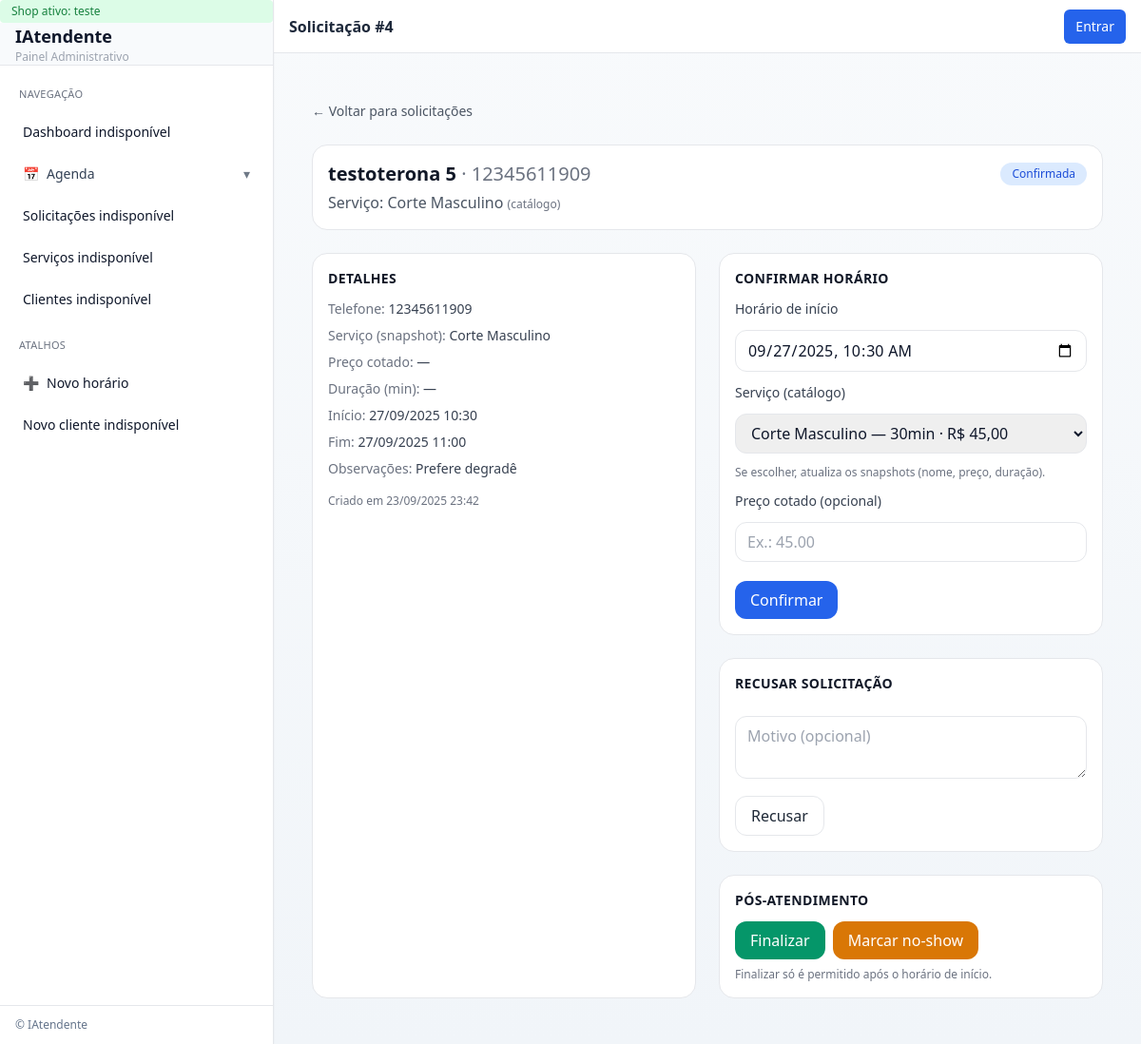
The page /teste/solicitacoes/4/ on the database its author committed.
### barbearias/models.py (models this page shows, shortened)
class BarberShop(models.Model):
    owner = models.ForeignKey(
        settings.AUTH_USER_MODEL,
        on_delete=models.SET_NULL,
        null=True,
        blank=True,
        related_name="owned_shops",
    )
    nome = models.CharField(max_length=120)
    slug = models.SlugField(max_length=140, unique=True)
    telefone = models.CharField(max_length=32, blank=True)
    timezone = models.CharField(max_length=64, default="America/Sao_Paulo")
    created_at = models.DateTimeField(auto_now_add=True)
    class Meta:
        ordering = ["nome"]

### solicitacoes/models.py (models this page shows, shortened)
class Solicitacao(models.Model):
    shop = models.ForeignKey("barbearias.BarberShop", on_delete=models.CASCADE, related_name="solicitacoes")
    cliente = models.ForeignKey(
        "clientes.Cliente", on_delete=models.SET_NULL, null=True, blank=True, related_name="solicitacoes"
    )
    barbeiro = models.ForeignKey(
        settings.AUTH_USER_MODEL, on_delete=models.SET_NULL, null=True, blank=True, related_name="solicitacoes"
    )
    servico = models.ForeignKey(
        CatServico, on_delete=models.SET_NULL, null=True, blank=True, related_name="solicitacoes"
    )
    id_externo = models.CharField(max_length=128, null=True, blank=True, db_index=True)
    callback_url = models.URLField(null=True, blank=True)
    servico_nome = models.CharField(max_length=120, blank=True)
    preco_cotado = models.DecimalField(max_digits=8, decimal_places=2, null=True, blank=True)
    duracao_min_cotada = models.PositiveSmallIntegerField(null=True, blank=True)
    inicio = models.DateTimeField(null=True, blank=True)
    fim    = models.DateTimeField(null=True, blank=True)
    nome        = models.CharField(max_length=120, blank=True)
    telefone    = models.CharField(max_length=32, blank=True)
    observacoes = models.TextField(null=True, blank=True)
    status      = models.CharField(
        max_length=10, choices=SolicitacaoStatus.choices, default=SolicitacaoStatus.PENDENTE
    )
    criado_em  = models.DateTimeField(auto_now_add=True)
    updated_at = models.DateTimeField(auto_now=True)
    class Meta:
        ordering = ["-criado_em"]
        indexes = [
            models.Index(fields=["shop", "status", "criado_em"]),
            models.Index(fields=["shop", "telefone"]),
            models.Index(fields=["shop", "servico"]),
        ]
        constraints = [
            models.CheckConstraint(
                name="solic_confirmada_tem_inicio",
                check=~Q(status=SolicitacaoStatus.CONFIRMADA) | Q(inicio__isnull=False),
            ),
            models.UniqueConstraint(
                fields=["shop", "id_externo"],
                name="uniq_solicitacao_por_shop_idexterno",
                condition=~Q(id_externo__isnull=True) & ~Q(id_externo=""),
            ),
        ]
    @property
    def servico_label(self) -> str:
        if self.servico_id and getattr(self.servico, "nome", None):
            return self.servico.nome
        return self.servico_nome or "Serviço"

### servicos/models.py (models this page shows, shortened)
class Servico(models.Model):
    CATEGORIAS = (
        ("corte", "Corte"),
        ("barba", "Barba"),
        ("combo", "Combo"),
        ("quimica", "Química/Coloração"),
        ("add_on", "Serviços adicionais"),
    )
    shop = models.ForeignKey(BarberShop, null=True, blank=True, on_delete=models.CASCADE, related_name="servicos")
    nome = models.CharField(max_length=120, unique=True)
    categoria = models.CharField(max_length=20, choices=CATEGORIAS, default="corte")
    preco = models.DecimalField(max_digits=8, decimal_places=2, default=Decimal("0.00"))
    duracao_min = models.PositiveIntegerField(default=30)
    descricao = models.TextField(null=True, blank=True)
    ativo = models.BooleanField(default=True)
    created_at = models.DateTimeField(auto_now_add=True)
    updated_at = models.DateTimeField(auto_now=True)
    class Meta:
        ordering = ["nome"]
        indexes = [models.Index(fields=["nome"])]

### solicitacoes/views_web.py (the view)
# urls.py: path("<int:pk>/", web.cliente_detail, name="detalhe"),
def detalhe(request, shop_slug, pk):
    shop = _get_shop(request, shop_slug)
    s = get_object_or_404(_solicitacao_qs(shop), pk=pk)
    servicos = Servico.objects.filter(ativo=True, shop=shop).order_by("nome")
    return render(request, "solicitacoes/detalhe.html", {"shop": shop, "solicitacao": s, "servicos": servicos})

### barbearias/context_processors.py (called while the page is built, shortened)
def shop_context(request):
    if not request.user.is_authenticated:
        return {"shop": None, "shop_slug": None}

### solicitacoes/views_web.py (called while the page is built)
def _get_shop(request, shop_slug):
    return getattr(request, "shop", None) or get_object_or_404(BarberShop, slug=shop_slug)

def _solicitacao_qs(shop):
    return (
        Solicitacao.objects
        .select_related("shop", "cliente", "servico", "barbeiro")
        .filter(shop=shop)
    )

### solicitacoes/templates/solicitacoes/detalhe.html (shortened to what this page needs)
{% extends "painel/base.html" %}
{% load l10n %}
{% block header %}Solicitação #{{ solicitacao.id }}{% endblock %}
{% block content %}
{% with s=solicitacao %}
<div class="mx-auto max-w-5xl px-4 py-6 space-y-6">
  <a href="{% url 'solicitacoes:solicitacoes' %}" class="text-sm text-gray-600 hover:underline">← Voltar para solicitações</a>
  <div class="bg-white rounded-2xl border p-4 flex items-start justify-between gap-6">
    <div>
      <h2 class="text-xl font-semibold text-gray-900">
        {{ s.nome|default:"Cliente" }}
        <span class="text-gray-500 font-normal">· {{ s.telefone|default:"—" }}</span>
      </h2>
      <p class="text-gray-600 mt-1">
        Serviço: <span class="font-medium">{{ s.servico_label }}</span>
        {% if s.servico_id %}
          <span class="text-xs text-gray-500">(catálogo)</span>
        {% else %}
          <span class="text-xs text-gray-500">(snapshot)</span>
        {% endif %}
      </p>
    </div>
    <div>
      <span class="inline-flex items-center rounded-full px-3 py-1 text-xs font-medium
        {% if s.status == 'CONFIRMADA' %} bg-blue-100 text-blue-700
        {% elif s.status == 'REALIZADA' %} bg-emerald-100 text-emerald-700
        {% elif s.status == 'NEGADA' %} bg-rose-100 text-rose-700
        {% else %} bg-gray-100 text-gray-700 {% endif %}">
        {{ s.get_status_display }}
      </span>
    </div>
  </div>
  <div class="grid grid-cols-1 md:grid-cols-2 gap-6">
    <div class="bg-white rounded-2xl border p-4 space-y-3">
      <h3 class="text-sm font-semibold text-gray-900 tracking-wide uppercase">Detalhes</h3>
      <div class="text-sm text-gray-700 space-y-2">
        <div><span class="text-gray-500">Telefone:</span> {{ s.telefone|default:"—" }}</div>
        <div><span class="text-gray-500">Serviço (snapshot):</span> {{ s.servico_nome|default:s.servico_label }}</div>
        <div><span class="text-gray-500">Preço cotado:</span>
          {% if s.preco_cotado is not None %} R$ {{ s.preco_cotado|floatformat:2|localize }} {% else %} — {% endif %}
        </div>
        <div><span class="text-gray-500">Duração (min):</span> {{ s.duracao_min_cotada|default:"—" }}</div>
        <div><span class="text-gray-500">Início:</span>
          {% if s.inicio %} {{ s.inicio|date:"d/m/Y H:i" }} {% else %} — {% endif %}
        </div>
        <div><span class="text-gray-500">Fim:</span>
          {% if s.fim %} {{ s.fim|date:"d/m/Y H:i" }} {% else %} — {% endif %}
        </div>
        <div><span class="text-gray-500">Observações:</span> {{ s.observacoes|default:"—" }}</div>
        <div class="text-xs text-gray-500 pt-2">Criado em {{ s.criado_em|date:"d/m/Y H:i" }}</div>
      </div>
    </div>
    <div class="space-y-6">
      <div class="bg-white rounded-2xl border p-4">
        <h3 class="text-sm font-semibold text-gray-900 tracking-wide uppercase mb-3">Confirmar horário</h3>
        <form method="post" action="{% url 'solicitacoes:confirmar' s.id %}" class="space-y-3">
          <div class="grid grid-cols-1 gap-3">
            <label class="text-sm text-gray-700">Horário de início</label>
            <input type="datetime-local" name="inicio"
                   value="{% if s.inicio %}{{ s.inicio|date:'Y-m-d\\TH:i' }}{% endif %}"
                   class="rounded-xl border px-3 py-2 w-full" required>
          </div>
          <div class="grid grid-cols-1 gap-3">
            <label class="text-sm text-gray-700">Serviço (catálogo)</label>
            <select name="servico_id" class="rounded-xl border px-3 py-2 w-full">
              {% for item in servicos %}
                <option value="{{ item.id }}" {% if s.servico_id == item.id %}selected{% endif %}>
                  {{ item.nome }} — {{ item.duracao_min }}min · R$ {{ item.preco|floatformat:2|localize }}
                </option>
              {% endfor %}
            </select>
            <p class="text-xs text-gray-500">Se escolher, atualiza os snapshots (nome, preço, duração).</p>
          </div>
          <div class="grid grid-cols-1 gap-3">
            <label class="text-sm text-gray-700">Preço cotado (opcional)</label>
            <input type="number" step="0.01" name="preco_cotado"
                   value="{% if s.preco_cotado is not None %}{{ s.preco_cotado }}{% endif %}"
                   class="rounded-xl border px-3 py-2 w-full" placeholder="Ex.: 45.00">
          </div>
          <div class="pt-2 flex gap-2">
            <button class="rounded-xl px-4 py-2 bg-blue-600 text-white hover:bg-blue-700">Confirmar</button>
          </div>
        </form>
      </div>
      <div class="bg-white rounded-2xl border p-4">
        <h3 class="text-sm font-semibold text-gray-900 tracking-wide uppercase mb-3">Recusar solicitação</h3>
        <form method="post" action="{% url 'solicitacoes:recusar' s.id %}" class="space-y-3">
          <textarea name="motivo" rows="2" class="rounded-xl border px-3 py-2 w-full"
                    placeholder="Motivo (opcional)"></textarea>
          <button class="rounded-xl px-4 py-2 border text-gray-800 hover:bg-gray-50">Recusar</button>
        </form>
      </div>
      {% if s.status == 'CONFIRMADA' %}
      <div class="bg-white rounded-2xl border p-4">
        <h3 class="text-sm font-semibold text-gray-900 tracking-wide uppercase mb-3">Pós-atendimento</h3>
        <div class="flex gap-2">
          <form method="post" action="{% url 'solicitacoes:finalizar' s.id %}">
            <button class="rounded-xl px-4 py-2 bg-emerald-600 text-white hover:bg-emerald-700">Finalizar</button>
          </form>
          <form method="post" action="{% url 'solicitacoes:no_show' s.id %}">
            <button class="rounded-xl px-4 py-2 bg-amber-600 text-white hover:bg-amber-700">Marcar no-show</button>
          </form>
        </div>
        <p class="text-xs text-gray-500 mt-2">Finalizar só é permitido após o horário de início.</p>
      </div>
      {% endif %}
    </div>
  </div>
</div>
{% endwith %}
{% endblock %}

### painel/templates/painel/_sidebar.html (shortened to what this page needs)
{% with rm=request.resolver_match|default:'' ns=rm.namespace|default:'' url_name=rm.url_name|default:'' q=request.GET.urlencode pending=solicitacoes_pendentes_count|default:0 %}
  {% if shop %}
  <div class="px-3 py-1 text-xs text-green-700 bg-green-100 rounded">
    Shop ativo: {{ shop.slug }}
  </div>
{% else %}
  <div class="px-3 py-1 text-xs text-red-700 bg-red-100 rounded">
    Nenhuma barbearia encontrada.
  </div>
{% endif %}
  <div class="px-4 py-4 border-b border-gray-200 bg-slate-50">
    {% if request.user.is_authenticated %}
      <a href="{% url 'painel:dashboard' %}" class="block">
        <div class="text-lg font-bold text-slate-800">IAtendente</div>
        <div class="text-xs text-gray-500">Painel Administrativo</div>
      </a>
    {% else %}
      <div class="text-lg font-bold text-slate-400">IAtendente</div>
      <div class="text-xs text-gray-400">Painel Administrativo</div>
    {% endif %}
  </div>
  <nav class="p-3 space-y-2 text-sm">
    <div class="px-2 pt-2 pb-1 text-[11px] uppercase tracking-wide text-gray-500">Navegação</div>
    {% if request.user.is_authenticated %}
      <a href="{% url 'painel:dashboard' %}"
         class="flex items-center gap-2 px-3 py-2 rounded-lg transition
                {% if ns == 'painel' and url_name == 'dashboard' %}
                  bg-blue-600 text-white shadow-sm
                {% else %}
                  text-slate-700 hover:bg-slate-50
                {% endif %}">
        <span>🏠</span><span>Dashboard</span>
      </a>
    {% else %}
      <span class="block px-3 py-2 text-slate-400">Dashboard indisponível</span>
    {% endif %}
    <details class="group" {% if ns == 'agendamentos' %}open{% endif %}>
      <summary class="flex items-center gap-2 px-3 py-2 rounded-lg cursor-pointer transition
                      {% if ns == 'agendamentos' %}
                        bg-blue-600 text-white shadow-sm
                      {% else %}
                        text-slate-700 hover:bg-slate-50
                      {% endif %}">
        <span>📅</span><span class="flex-1">Agenda</span>
        <span class="transition-transform group-open:rotate-180 opacity-70">▾</span>
      </summary>
    </details>
    {% if request.user.is_authenticated %}
      <a href="{% url 'painel:solicitacoes' %}"
         class="flex items-center gap-2 px-3 py-2 rounded-lg transition
                {% if ns == 'painel' and url_name == 'solicitacoes' %}
                  bg-blue-600 text-white shadow-sm
                {% else %}
                  text-slate-700 hover:bg-slate-50
                {% endif %}">
        <span>📝</span>
        <span class="flex-1">Solicitações</span>
        <span class="ml-auto inline-flex items-center rounded-full text-[11px] px-2 py-0.5
                     {% if pending|default:0 > 0 %}
                       bg-amber-100 text-amber-700
                     {% else %}
                       bg-slate-100 text-slate-600
                     {% endif %}">
          {{ pending|default:0 }}
        </span>
      </a>
    {% else %}
      <span class="block px-3 py-2 text-slate-400">Solicitações indisponível</span>
    {% endif %}
    {% if request.user.is_authenticated and shop %}
      <a href="{% url 'servicos:lista' shop.slug %}"
         class="flex items-center gap-2 px-3 py-2 rounded-lg transition
                {% if ns == 'servicos' %}
                  bg-blue-600 text-white shadow-sm
                {% else %}
                  text-slate-700 hover:bg-slate-50
                {% endif %}">
        <span>✂️</span><span>Serviços</span>
      </a>
    {% else %}
      <span class="block px-3 py-2 text-slate-400">Serviços indisponível</span>
    {% endif %}
    {% if request.user.is_authenticated and shop %}
      <a href="{% url 'clientes:lista' shop.slug %}"
         class="flex items-center gap-2 px-3 py-2 rounded-lg transition
                {% if ns == 'clientes' %}
                  bg-blue-600 text-white shadow-sm
                {% else %}
                  text-slate-700 hover:bg-slate-50
                {% endif %}">
        <span>👤</span><span>Clientes</span>
      </a>
    {% else %}
      <span class="block px-3 py-2 text-slate-400">Clientes indisponível</span>
    {% endif %}
    <div class="px-2 pt-3 pb-1 text-[11px] uppercase tracking-wide text-gray-500">Atalhos</div>
    {% if shop %}
      <a href="{% url 'agendamentos:agenda_dia' shop.slug %}?new=1"
         class="flex items-center gap-2 px-3 py-2 rounded-lg hover:bg-slate-50 transition">
        <span>➕</span><span>Novo horário</span>
      </a>
    {% else %}
      <span class="block px-3 py-2 text-slate-400">Novo horário indisponível</span>
    {% endif %}
    {% if request.user.is_authenticated and shop %}
      <a href="{% url 'clientes:novo' shop.slug %}"
         class="flex items-center gap-2 px-3 py-2 rounded-lg hover:bg-slate-50 transition">
        <span>👥</span><span>Novo cliente</span>
      </a>
    {% else %}
      <span class="block px-3 py-2 text-slate-400">Novo cliente indisponível</span>
    {% endif %}
  </nav>
{% endwith %}

### rows shown on the page
BarberShop: slug "teste"
Solicitacao: id "4", nome "testoterona 5", telefone "12345611909", servico_label "Corte Masculino", status "Confirmada", servico_nome "Corte Masculino", duracao_min_cotada "—", inicio "27/09/2025 10:30", fim "27/09/2025 11:00", observacoes "Prefere degradê", criado_em "23/09/2025 23:42", inicio "09/27/2025 10:30", servico_id "Corte Masculino — 30min · R$ 45,00"
